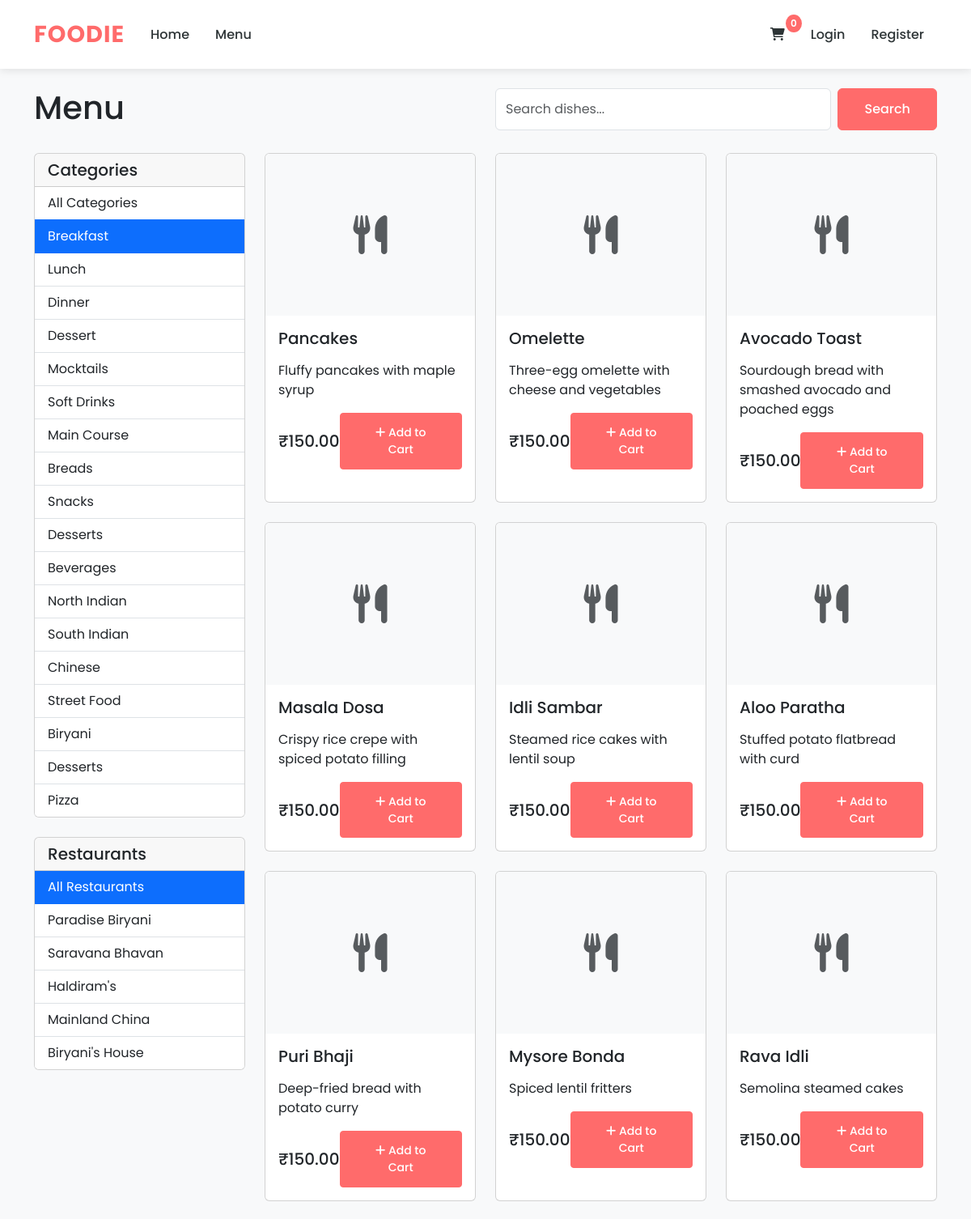
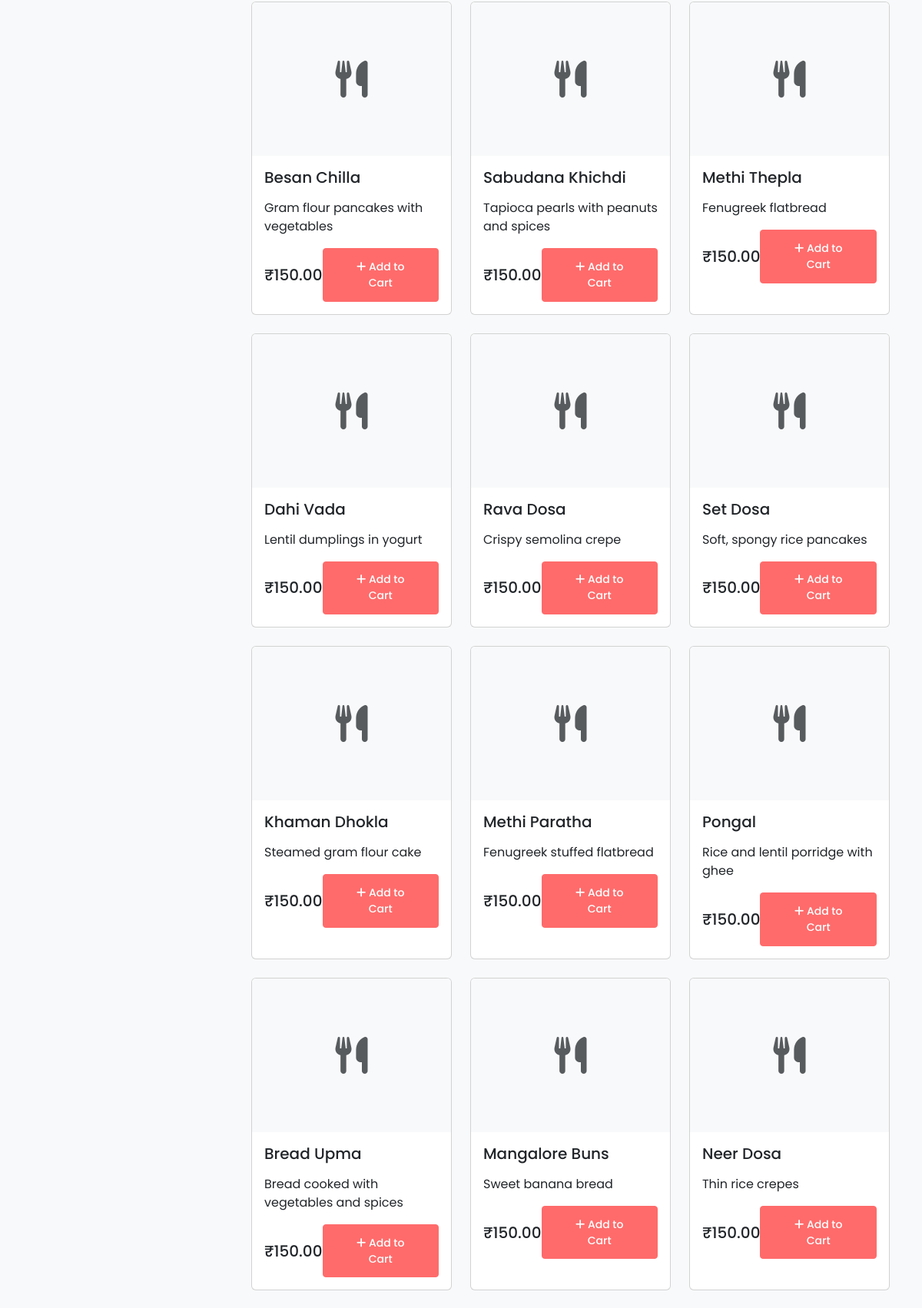
Page /menu/?category=1 (upper part) on the committed database (2 pictures, top to bottom).
### core/models.py (models this page shows, shortened)
class Category(models.Model):
    name = models.CharField(max_length=100)
    description = models.TextField(blank=True)
    image = models.ImageField(upload_to='categories/', null=True, blank=True)
    is_active = models.BooleanField(default=True)

class Restaurant(models.Model):
    name = models.CharField(max_length=100)
    description = models.TextField()
    address = models.TextField()
    phone = models.CharField(max_length=15)
    image = models.ImageField(upload_to='restaurants/', null=True, blank=True)
    rating = models.DecimalField(max_digits=3, decimal_places=1, default=0)
    is_active = models.BooleanField(default=True)
    created_at = models.DateTimeField(auto_now_add=True)
    coupon_code = models.CharField(max_length=20, blank=True, null=True)
    discount_percentage = models.DecimalField(max_digits=5, decimal_places=2, default=0)

class MenuItem(models.Model):
    restaurant = models.ForeignKey(Restaurant, on_delete=models.CASCADE, related_name='menu_items', null=True, blank=True)
    category = models.ForeignKey(Category, on_delete=models.CASCADE, related_name='menu_items')
    name = models.CharField(max_length=100)
    description = models.TextField()
    price = models.DecimalField(max_digits=10, decimal_places=2)
    image = models.ImageField(upload_to='menu_items/', null=True, blank=True)
    is_available = models.BooleanField(default=True)
    created_at = models.DateTimeField(auto_now_add=True, null=True)

### core/views.py (the view)
# urls.py: path('menu/', views.menu, name='menu'),
def menu(request):
    query = request.GET.get('q', '')
    category_id = request.GET.get('category')
    restaurant_id = request.GET.get('restaurant')
    menu_items = MenuItem.objects.filter(is_available=True).select_related('restaurant', 'category')
    categories = Category.objects.filter(is_active=True)
    restaurants = Restaurant.objects.filter(is_active=True)
    if query:
        menu_items = menu_items.filter(
            Q(name__icontains=query) |
            Q(description__icontains=query) |
            Q(restaurant__name__icontains=query)
        )
    if category_id:
        menu_items = menu_items.filter(category_id=category_id)
    if restaurant_id:
        menu_items = menu_items.filter(restaurant_id=restaurant_id)
        selected_restaurant = get_object_or_404(Restaurant, id=restaurant_id)
    else:
        selected_restaurant = None
    return render(request, 'menu.html', {
        'menu_items': menu_items,
        'categories': categories,
        'restaurants': restaurants,
        'selected_category': category_id,
        'selected_restaurant': selected_restaurant,
        'search_query': query
    })

### core/templates/menu.html (shortened to what this page needs)
{% extends 'base.html' %}
{% load static %}
{% block content %}
<div class="container mt-4">
    <div class="row mb-4">
        <div class="col-md-6">
            <h1>Menu</h1>
        </div>
        <div class="col-md-6">
            <form method="get" class="d-flex">
                <input type="text" name="q" class="form-control me-2" placeholder="Search dishes..." value="{{ request.GET.q }}">
                <button type="submit" class="btn btn-primary">Search</button>
            </form>
        </div>
    </div>
    <div class="row">
        <div class="col-md-3">
            <div class="card mb-4">
                <div class="card-header">
                    <h5 class="mb-0">Categories</h5>
                </div>
                <div class="list-group list-group-flush">
                    <a href="{% url 'menu' %}" class="list-group-item list-group-item-action {% if not request.GET.category %}active{% endif %}">
                        All Categories
                    </a>
                    {% for category in categories %}
                    <a href="?category={{ category.id }}" class="list-group-item list-group-item-action {% if request.GET.category == category.id|stringformat:'i' %}active{% endif %}">
                        {{ category.name }}
                    </a>
                    {% endfor %}
                </div>
            </div>
            <div class="card">
                <div class="card-header">
                    <h5 class="mb-0">Restaurants</h5>
                </div>
                <div class="list-group list-group-flush">
                    <a href="{% url 'menu' %}" class="list-group-item list-group-item-action {% if not request.GET.restaurant %}active{% endif %}">
                        All Restaurants
                    </a>
                    {% for restaurant in restaurants %}
                    <a href="?restaurant={{ restaurant.id }}" class="list-group-item list-group-item-action {% if request.GET.restaurant == restaurant.id|stringformat:'i' %}active{% endif %}">
                        {{ restaurant.name }}
                    </a>
                    {% endfor %}
                </div>
            </div>
        </div>
        <div class="col-md-9">
            <div class="row">
                {% for item in menu_items %}
                <div class="col-md-4 mb-4">
                    <div class="card h-100">
                        {% if item.image %}
                        <img src="{{ item.image.url }}" class="card-img-top" alt="{{ item.name }}" style="height: 200px; object-fit: cover;">
                        {% else %}
                        <div class="card-img-top d-flex align-items-center justify-content-center" style="height: 200px; background-color: #f8f9fa;">
                            <i class="fas fa-utensils fa-3x text-muted"></i>
                        </div>
                        {% endif %}
                        <div class="card-body">
                            <h5 class="card-title">{{ item.name }}</h5>
                            <p class="card-text">{{ item.description|truncatewords:20 }}</p>
                            <div class="d-flex justify-content-between align-items-center">
                                <span class="h5 mb-0">₹{{ item.price }}</span>
                                <button class="btn btn-primary btn-sm update-cart" data-item-id="{{ item.id }}" data-action="add">
                                    <i class="fas fa-plus"></i> Add to Cart
                                </button>
                            </div>
                        </div>
                    </div>
                </div>
                {% empty %}
                <div class="col-12 text-center py-5">
                    <i class="fas fa-utensils fa-4x text-muted mb-3"></i>
                    <h3>No items found</h3>
                    <p class="text-muted">Try adjusting your search or filters</p>
                </div>
                {% endfor %}
            </div>
        </div>
    </div>
</div>
{% endblock %}

### core/templates/base.html (style rules this page uses)
:root { --primary-color: #ff6b6b; --secondary-color: #4ecdc4; --dark-color: #2d3436; --light-color: #f8f9fa; }
body { font-family: 'Poppins', sans-serif; background-color: var(--light-color); }
.btn-primary { background-color: var(--primary-color); border-color: var(--primary-color); padding: 0.8rem 2rem; font-weight: 500; transition: all 0.3s ease; }

### rows in the picture
Category: name "Breakfast"
Category: name "Lunch"
Category: name "Dinner"
Category: name "Dessert"
Category: name "Mocktails"
Category: name "Soft Drinks"
Category: name "Main Course"
Category: name "Breads"
Category: name "Snacks"
Category: name "Desserts"
Category: name "Beverages"
Category: name "North Indian"
Category: name "South Indian"
Category: name "Chinese"
Category: name "Street Food"
Category: name "Biryani"
Category: name "Desserts"
Category: name "Pizza"
Restaurant: name "Paradise Biryani"
Restaurant: name "Saravana Bhavan"
Restaurant: name "Haldiram's"
Restaurant: name "Mainland China"
Restaurant: name "Biryani's House"
MenuItem: name "Pancakes", description "Fluffy pancakes with maple syrup", price "150.00"
MenuItem: name "Omelette", description "Three-egg omelette with cheese and vegetables", price "150.00"
MenuItem: name "Avocado Toast", description "Sourdough bread with smashed avocado and poached eggs", price "150.00"
MenuItem: name "Masala Dosa", description "Crispy rice crepe with spiced potato filling", price "150.00"
MenuItem: name "Idli Sambar", description "Steamed rice cakes with lentil soup", price "150.00"
MenuItem: name "Aloo Paratha", description "Stuffed potato flatbread with curd", price "150.00"
MenuItem: name "Puri Bhaji", description "Deep-fried bread with potato curry", price "150.00"
MenuItem: name "Mysore Bonda", description "Spiced lentil fritters", price "150.00"
MenuItem: name "Rava Idli", description "Semolina steamed cakes", price "150.00"
MenuItem: name "Besan Chilla", description "Gram flour pancakes with vegetables", price "150.00"
MenuItem: name "Sabudana Khichdi", description "Tapioca pearls with peanuts and spices", price "150.00"
MenuItem: name "Methi Thepla", description "Fenugreek flatbread", price "150.00"
MenuItem: name "Dahi Vada", description "Lentil dumplings in yogurt", price "150.00"
MenuItem: name "Rava Dosa", description "Crispy semolina crepe", price "150.00"
MenuItem: name "Set Dosa", description "Soft, spongy rice pancakes", price "150.00"
MenuItem: name "Khaman Dhokla", description "Steamed gram flour cake", price "150.00"
MenuItem: name "Methi Paratha", description "Fenugreek stuffed flatbread", price "150.00"
MenuItem: name "Pongal", description "Rice and lentil porridge with ghee", price "150.00"
MenuItem: name "Bread Upma", description "Bread cooked with vegetables and spices", price "150.00"
MenuItem: name "Mangalore Buns", description "Sweet banana bread", price "150.00"
MenuItem: name "Neer Dosa", description "Thin rice crepes", price "150.00"
